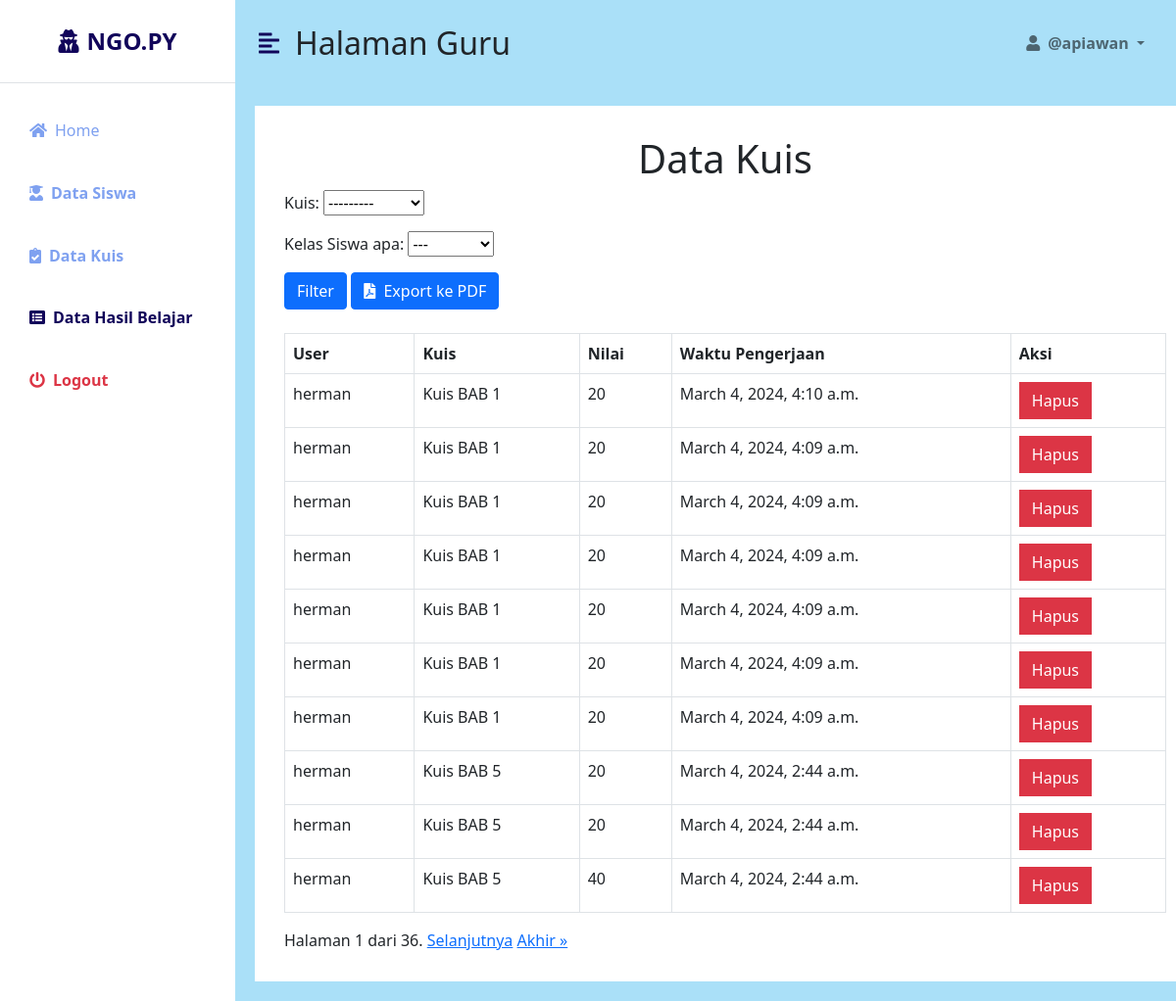
/akun/data_hasil_belajar (signed in), run on the app's committed database.
### akun/models.py (models this page shows)
class User(AbstractUser):
    is_guru = models.BooleanField(default=False)
    is_siswa = models.BooleanField(default=False)
    first_name = models.CharField(max_length=100)
    last_name = models.CharField(max_length=100)

### materi/models.py (models this page shows, shortened)
class QuizSubmission(models.Model):
    user = models.ForeignKey(User, on_delete=models.CASCADE)
    quiz = models.ForeignKey(Quiz, on_delete=models.CASCADE)
    score = models.IntegerField()
    submitted_at = models.DateTimeField(auto_now_add=True)

class Quiz(models.Model):
    title = models.CharField(max_length=255)
    description = models.TextField()
    category = models.ForeignKey(Category, on_delete=models.CASCADE)
    created_at = models.DateTimeField(auto_now_add=True)
    updated_at = models.DateTimeField(auto_now=True)
    kkm = models.IntegerField(default = 3)
    class Meta:
        verbose_name_plural = 'Quizzes'
    def __str__(self):
        return self.title

### akun/views.py (the view, shortened to what this page needs)
# urls.py: path('data_hasil_belajar', views.data_hasil_belajar, name='data_hasil_belajar'),
@login_required(login_url='login_guru')
def data_hasil_belajar(request):
    quiz_submission_filter_form = QuizSubmissionFilterForm(request.GET)
    queryset = QuizSubmission.objects.all().order_by('-submitted_at')  # Urutkan dari yang terbaru hingga yang terlama
    if request.method == 'GET' and not request.GET:
        quiz_submission_filter_form = QuizSubmissionFilterForm()
    page = request.GET.get('page', 1)
    paginator = Paginator(queryset, 10)  # Tentukan jumlah item per halaman
    try:
        hasil_belajar = paginator.page(page)
    except PageNotAnInteger:
        hasil_belajar = paginator.page(1)
    except EmptyPage:
        hasil_belajar = paginator.page(paginator.num_pages)
    if 'print' in request.GET:
        html_template = render_to_string('guru/hasil_belajar_print.html', {'hasil_belajar': hasil_belajar})
        pdf = pdfkit.from_string(html_template, False)
        response = HttpResponse(pdf, content_type='application/pdf')
        response['Content-Disposition'] = 'attachment; filename="hasil_belajar.pdf"'
        return response
    return render(request, 'guru/hasil_belajar.html', {'quiz_submission_filter_form': quiz_submission_filter_form, 'hasil_belajar': hasil_belajar})

### materi/forms.py
class QuizSubmissionFilterForm(forms.Form):
    quiz = forms.ModelChoiceField(queryset=Quiz.objects.all(), required=False, label='Kuis')
    kelas_siswa = forms.ChoiceField(choices=[('', '---')] + Siswa.OPSI_KELAS, required=False, label='Kelas Siswa apa')

### templates/guru/hasil_belajar.html (shortened to what this page needs)
{% load static %}
<!DOCTYPE html>
<html lang="en">
<head>
    <link href="https://cdn.jsdelivr.net/npm/bootstrap@5.0.0-beta3/dist/css/bootstrap.min.css" rel="stylesheet" />
    <link rel="stylesheet" href="https://cdnjs.cloudflare.com/ajax/libs/font-awesome/5.15.3/css/all.min.css" />
    <link rel="stylesheet" href="{% static 'css/style.css' %}">
</head>
<body>
    <div class="d-flex" id="wrapper">
        <div class="bg-white" id="sidebar-wrapper">
            <div class="sidebar-heading text-center py-4 primary-text fs-4 fw-bold text-uppercase border-bottom"><i
                    class="fas fa-user-secret me-2"></i>Ngo.py</div>
            <div class="list-group list-group-flush my-3">
              <a href="{% url 'home_guru' %}" class="list-group-item list-group-item-action bg-transparent second-text"><i
                class="fas fa-home me-2"></i>Home </a>
        <a href="{% url 'data_siswa' %}" class="list-group-item list-group-item-action bg-transparent second-text fw-bold"><i
                class="fas fa-user-graduate me-2"></i>Data Siswa</a>
        <a href="{% url 'data_kuis' %}" class="list-group-item list-group-item-action bg-transparent second-text fw-bold"><i
                class="fas fa-clipboard-check me-2"></i>Data Kuis</a>
        <a href="{% url 'data_hasil_belajar' %}" class="list-group-item list-group-item-action bg-transparent second-text fw-bold active"><i
                class="fas fa-list-alt me-2"></i>Data Hasil Belajar</a>
        <a href="{% url 'logout' %}" class="list-group-item list-group-item-action bg-transparent text-danger fw-bold"><i
                class="fas fa-power-off me-2"></i>Logout</a>
            </div>
        </div>
        <div id="page-content-wrapper">
            <nav class="navbar navbar-expand-lg navbar-light bg-transparent py-4 px-4">
                <div class="d-flex align-items-center">
                    <i class="fas fa-align-left primary-text fs-4 me-3" id="menu-toggle"></i>
                    <h2 class="fs-2 m-0">Halaman Guru</h2>
                </div>
                <div class="collapse navbar-collapse" id="navbarSupportedContent">
                    <ul class="navbar-nav ms-auto mb-2 mb-lg-0">
                        <li class="nav-item dropdown">
                            <a class="nav-link dropdown-toggle second-text fw-bold" href="#" id="navbarDropdown"
                                role="button" data-bs-toggle="dropdown" aria-expanded="false">
                                <i class="fas fa-user me-2"></i>@{{user.username}}
                            </a>
                        </li>
                    </ul>
                </div>
            </nav>
            <div class="container-fluid" style="background-color:white; min-height:500px; margin:20px; max-width:68rem; padding:30px;">
                <h1 align ="center">Data Kuis </h1>
                <form method="get" action="{% url 'data_hasil_belajar'%}">
                    {{ quiz_submission_filter_form.as_p }}
                    <button class="btn btn-primary" type="submit">Filter</button>
                    <a href="{% url 'export_to_pdf' %}" class="btn btn-primary"> <i class="fas fa-file-pdf"></i>&nbsp Export ke PDF</a>
                </form>
                <br>
              <table class="table table-hover table-bordered" id="dev-table">
                <thead>
                  <tr>
                    <th>User</th>
                    <th>Kuis</th>
                    <th>Nilai</th>
                    <th>Waktu Pengerjaan</th>
                    <th>Aksi</th>
                  </tr>
                </thead>
                <tbody>
                {% for quiz_submission in hasil_belajar %}
                <tr>
                    <td>{{ quiz_submission.user }}</td>
                    <td>{{ quiz_submission.quiz }}</td>
                    <td>{{ quiz_submission.score }}</td>
                    <td>{{ quiz_submission.submitted_at }}</td>
                  <td><a class="btn btn-danger btn-xs" style="border-radius: 0%;" href="{% url 'hapus_hasil_belajar' quiz_submission.pk %}">Hapus</a></td>
                </tr>
                {% endfor %}
               </tbody>
                </table>
                <div class="pagination">
                    <span class="step-links">
                        <span class="current">
                            Halaman {{ hasil_belajar.number }} dari {{ hasil_belajar.paginator.num_pages }}.
                        </span>
                        {% if hasil_belajar.has_next %}
                            <a href="?page={{ hasil_belajar.next_page_number }}">Selanjutnya</a>
                            <a href="?page={{ hasil_belajar.paginator.num_pages }}">Akhir &raquo;</a>
                        {% endif %}
                    </span>
                </div>
              </div>
            </div>
        </div>
</body>
</html>

### static/css/style.css (style rules this page uses)
:root { --main-bg-color: #00146e; --main-text-color: #11045a; --second-text-color: #7fa1f0; --second-bg-color: #001d2b; }
.primary-text { color: var(--main-text-color); }
.second-text { color: var(--second-text-color); }
#wrapper { overflow-x: hidden; background-color: #aae0f8; }
#sidebar-wrapper { min-height: 100vh; margin-left: -15rem; -webkit-transition: margin 0.25s ease-out; -moz-transition: margin 0.25s ease-out; -o-transition: margin 0.25s ease-out; transition: margin 0.25s ease-out; }
#sidebar-wrapper .sidebar-heading { padding: 0.875rem 1.25rem; font-size: 1.2rem; }
#sidebar-wrapper .list-group { width: 15rem; }
#page-content-wrapper { min-width: 100vw; }
#menu-toggle { cursor: pointer; }
.list-group-item { border: none; padding: 20px 30px; }
.container-fluid { background-color:rgb(255, 255, 255); min-height:500px; margin:20px; max-width:68rem; padding:30px; }
.list-group-item.active { background-color: transparent; color: var(--main-text-color); font-weight: bold; border: none; }
@media (min-width: 768px) { #sidebar-wrapper { margin-left: 0; } }
@media (min-width: 768px) { #page-content-wrapper { min-width: 0; width: 100%; } }

### data on the page
User: username "apiawan"
QuizSubmission: user "herman", quiz "Kuis BAB 1", score "20", submitted_at "March 4, 2024, 4:10 a.m."
QuizSubmission: user "herman", quiz "Kuis BAB 1", score "20", submitted_at "March 4, 2024, 4:09 a.m."
QuizSubmission: user "herman", quiz "Kuis BAB 1", score "20", submitted_at "March 4, 2024, 4:09 a.m."
QuizSubmission: user "herman", quiz "Kuis BAB 1", score "20", submitted_at "March 4, 2024, 4:09 a.m."
QuizSubmission: user "herman", quiz "Kuis BAB 1", score "20", submitted_at "March 4, 2024, 4:09 a.m."
QuizSubmission: user "herman", quiz "Kuis BAB 1", score "20", submitted_at "March 4, 2024, 4:09 a.m."
QuizSubmission: user "herman", quiz "Kuis BAB 1", score "20", submitted_at "March 4, 2024, 4:09 a.m."
QuizSubmission: user "herman", quiz "Kuis BAB 5", score "20", submitted_at "March 4, 2024, 2:44 a.m."
QuizSubmission: user "herman", quiz "Kuis BAB 5", score "20", submitted_at "March 4, 2024, 2:44 a.m."
QuizSubmission: user "herman", quiz "Kuis BAB 5", score "40", submitted_at "March 4, 2024, 2:44 a.m."

### other printed values
{{ hasil_belajar.number }} "1"
{{ hasil_belajar.paginator.num_pages }} "36"
